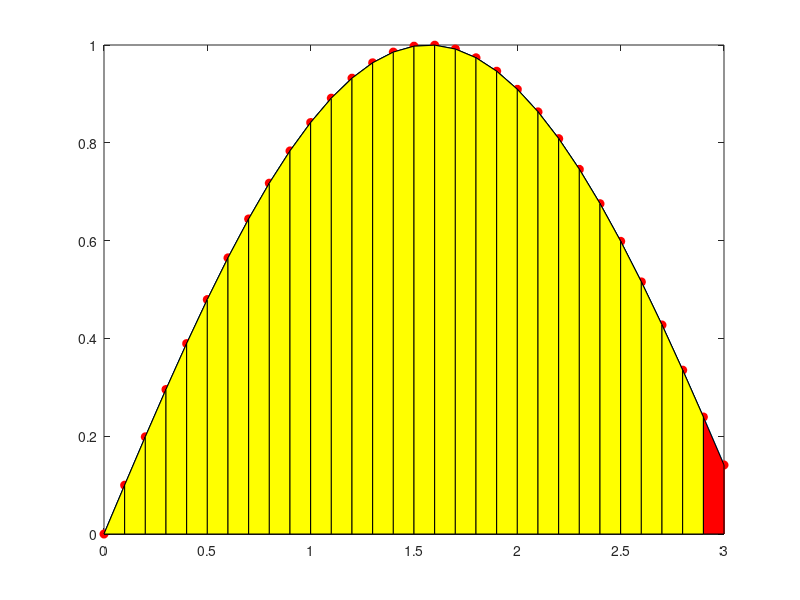

This figure's MATLAB source:
function out = lab5_integration()
%     X = [0 5 10 15 20 25 30 35 40];
%     Y = [0 6.67 17.33 42.67 37.33 30.1 29.31 28.74 27.12];
    
    [X, Y] = generate_points(0, 3, 0.1);
    area = solve_trapazoidal(X, Y);
    
    fprintf('The area of the points is %d using Trapazoidal Rule \n', area);
    plot_trapazoidal(X, Y);
    
    area = solve_simpson13(X, Y);
    fprintf('The area of the points is %d using Simpson 1/3 Rule \n', area);
    
    area = solve_simpson38(X, Y);
    fprintf('The area of the points is %d using Simpson 3/8 Rule \n', area);
    
end

function y = f(x)
    y = sin(x);
end

function [X, Y] = generate_points(a, b, h)
    X = [];
    Y = [];
    count = 1;
    for i=a:h:b
        X(count) = i;
        Y(count) = f(i);
        count = count + 1;
    end
end

function area = solve_trapazoidal(X, Y)
    area = 0;
    for i=1:length(X)-1
       area = area + 0.5*(X(i+1)-X(i))*(Y(i+1)+Y(i)); 
    end
end

function area = solve_simpson13(X, Y)
    area = 0;
    h = X(2) - X(1);
    
    for i=1:length(X)
        if(i==1 || i==length(X))
            area = area + Y(i);
        elseif(mod(i,2) == 0)
            area = area + 2*Y(i);
        else
            area = area + 4*Y(i);
        end
    end
    
    area = area*(h/3);
end

function area = solve_simpson38(X, Y)
    area = 0;
    h = X(2) - X(1);
    
    for i=1:length(X)
        if(i==1 || i==length(X))
            area = area + Y(i);
        elseif(mod(i,3) == 0)
            area = area + 2*Y(i);
        else
            area = area + 3*Y(i);
        end
    end
    
    area = area*((3*h)/8);
end

function out = plot_trapazoidal(X, Y)
    plot(X, Y, 'linewidth', 1);
    hold on
    stem(X, Y,'filled','r', 'linewidth', 1);
    for i=1:length(X)-1
        ar = area([X(i) X(i+1)], [Y(i) Y(i+1)], 'facecolor', 'R');
    end
    for i=1:length(X)-2
        ar = area([X(i) X(i+1)], [Y(i) Y(i+1)], 'facecolor', 'y');
        drawnow;
    end
end